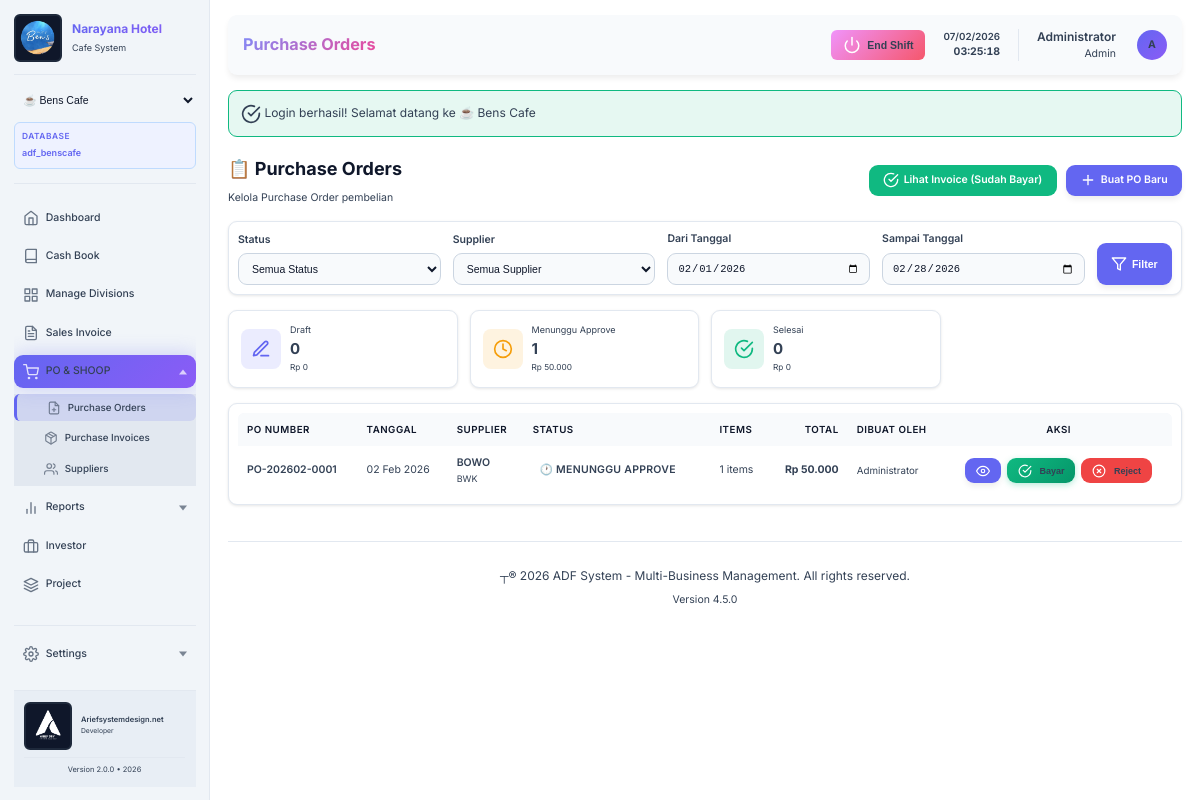
Page /adf_system/modules/procurement/purchase-orders.php (signed in) on the committed database.
### tables this page shows
CREATE TABLE `settings` (
  `id` int(11) NOT NULL AUTO_INCREMENT,
  `setting_key` varchar(100) NOT NULL,
  `setting_value` longtext DEFAULT NULL,
  `setting_type` varchar(50) DEFAULT 'string',
  `description` text DEFAULT NULL,
  `created_at` timestamp NOT NULL DEFAULT current_timestamp(),
  `updated_at` timestamp NOT NULL DEFAULT current_timestamp() ON UPDATE current_timestamp(),
  PRIMARY KEY (`id`),
  UNIQUE KEY `setting_key` (`setting_key`),
  KEY `idx_key` (`setting_key`)
);

CREATE TABLE `purchase_orders_header` (
  `id` int(11) NOT NULL AUTO_INCREMENT,
  `po_number` varchar(50) NOT NULL,
  `supplier_id` int(11) NOT NULL,
  `po_date` date NOT NULL,
  `expected_delivery_date` date DEFAULT NULL,
  `status` enum('draft','submitted','approved','rejected','partially_received','completed','cancelled') DEFAULT 'draft',
  `total_amount` decimal(15,2) NOT NULL DEFAULT 0.00,
  `discount_amount` decimal(15,2) DEFAULT 0.00,
  `tax_amount` decimal(15,2) DEFAULT 0.00,
  `grand_total` decimal(15,2) NOT NULL DEFAULT 0.00,
  `notes` text DEFAULT NULL,
  `approved_by` int(11) DEFAULT NULL,
  `approved_at` timestamp NULL DEFAULT NULL,
  `created_by` int(11) NOT NULL,
  `created_at` timestamp NOT NULL DEFAULT current_timestamp(),
  `updated_at` timestamp NOT NULL DEFAULT current_timestamp() ON UPDATE current_timestamp(),
  PRIMARY KEY (`id`),
  UNIQUE KEY `po_number` (`po_number`),
  KEY `approved_by` (`approved_by`),
  KEY `created_by` (`created_by`),
  KEY `idx_po_date` (`po_date`),
  KEY `idx_status` (`status`),
  KEY `idx_supplier` (`supplier_id`),
  CONSTRAINT `purchase_orders_header_ibfk_1` FOREIGN KEY (`supplier_id`) REFERENCES `suppliers` (`id`),
  CONSTRAINT `purchase_orders_header_ibfk_2` FOREIGN KEY (`approved_by`) REFERENCES `users` (`id`) ON DELETE SET NULL,
  CONSTRAINT `purchase_orders_header_ibfk_3` FOREIGN KEY (`created_by`) REFERENCES `users` (`id`)
);

CREATE TABLE `suppliers` (
  `id` int(11) NOT NULL AUTO_INCREMENT,
  `supplier_code` varchar(50) NOT NULL,
  `supplier_name` varchar(255) NOT NULL,
  `contact_person` varchar(255) DEFAULT NULL,
  `phone` varchar(50) DEFAULT NULL,
  `email` varchar(255) DEFAULT NULL,
  `address` text DEFAULT NULL,
  `tax_number` varchar(100) DEFAULT NULL,
  `payment_terms` enum('cash','net_7','net_14','net_30','net_45','net_60') DEFAULT 'net_30',
  `is_active` tinyint(1) DEFAULT 1,
  `created_by` int(11) NOT NULL,
  `created_at` timestamp NOT NULL DEFAULT current_timestamp(),
  `updated_at` timestamp NOT NULL DEFAULT current_timestamp() ON UPDATE current_timestamp(),
  PRIMARY KEY (`id`),
  UNIQUE KEY `supplier_code` (`supplier_code`),
  KEY `created_by` (`created_by`),
  CONSTRAINT `suppliers_ibfk_1` FOREIGN KEY (`created_by`) REFERENCES `users` (`id`)
);

CREATE TABLE `users` (
  `id` int(11) NOT NULL AUTO_INCREMENT,
  `username` varchar(50) NOT NULL,
  `password` varchar(255) NOT NULL,
  `full_name` varchar(100) NOT NULL,
  `email` varchar(100) DEFAULT NULL,
  `role` enum('admin','manager','cashier','accountant','staff','owner') DEFAULT 'staff',
  `business_access` varchar(255) DEFAULT 'all',
  `phone` varchar(20) DEFAULT NULL,
  `is_active` tinyint(1) DEFAULT 1,
  `created_at` timestamp NOT NULL DEFAULT current_timestamp(),
  `updated_at` timestamp NOT NULL DEFAULT current_timestamp() ON UPDATE current_timestamp(),
  `is_trial` tinyint(1) DEFAULT 0,
  `trial_expires_at` datetime DEFAULT NULL,
  PRIMARY KEY (`id`),
  UNIQUE KEY `username` (`username`),
  KEY `idx_username` (`username`),
  KEY `idx_role` (`role`)
);

### adf_system/modules/procurement/purchase-orders.php (the view, shortened to what the rows shown need)
<?php
require_once '../../config/database.php';
require_once '../../includes/procurement_functions.php';
$pageTitle = 'Purchase Orders';
$date_from = isset($_GET['date_from']) ? $_GET['date_from'] : date('Y-m-01');
$date_to = isset($_GET['date_to']) ? $_GET['date_to'] : date('Y-m-t');
$filters = [];
if ($date_from) $filters['date_from'] = $date_from;
if ($date_to) $filters['date_to'] = $date_to;
$purchase_orders = getPurchaseOrders($filters, 50, 0);
include '../../includes/header.php';
?>
<div style="margin-bottom: 1.25rem;">
    <div style="display: flex; justify-content: space-between; align-items: center;">
        <div>
            <h2 style="font-size: 1.5rem; font-weight: 700; color: var(--text-primary); margin-bottom: 0.5rem;">
                📋 Purchase Orders
            </h2>
        </div>
    </div>
</div>
<div style="display: grid; grid-template-columns: repeat(4, 1fr); gap: 1rem; margin-bottom: 1.25rem;">
    <?php
    $stats = [
        'draft' => ['label' => 'Draft', 'color' => '#6366f1', 'icon' => 'edit-3'],
        'submitted' => ['label' => 'Menunggu Approve', 'color' => '#f59e0b', 'icon' => 'clock'],
        'completed' => ['label' => 'Selesai', 'color' => '#10b981', 'icon' => 'check-circle']
    ];
    foreach ($stats as $stat_status => $stat_data) {
        $count = count(array_filter($purchase_orders, function($po) use ($stat_status) {
            return $po['status'] === $stat_status;
        }));
        $total = array_sum(array_map(function($po) use ($stat_status) {
            return $po['status'] === $stat_status ? ($po['total_amount'] ?? 0) : 0;
        }, $purchase_orders));
    ?>
    <div class="card" style="padding: 1rem;">
        <div style="display: flex; align-items: center; gap: 0.75rem;">
            <div style="width: 40px; height: 40px; border-radius: 8px; background: <?php echo $stat_data['color']; ?>20; display: flex; align-items: center; justify-content: center;">
                <i data-feather="<?php echo $stat_data['icon']; ?>" style="width: 20px; height: 20px; color: <?php echo $stat_data['color']; ?>;"></i>
            </div>
            <div>
                <div style="font-size: 0.75rem; color: var(--text-muted);"><?php echo $stat_data['label']; ?></div>
                <div style="font-size: 1.25rem; font-weight: 700; color: var(--text-primary);"><?php echo $count; ?></div>
                <div style="font-size: 0.688rem; color: var(--text-muted);">Rp <?php echo number_format($total, 0, ',', '.'); ?></div>
            </div>
        </div>
    </div>
    <?php } ?>
</div>
<div class="card">
    <div class="table-responsive">
        <table class="table">
            <thead>
                <tr>
                    <th>PO Number</th>
                    <th>Tanggal</th>
                    <th>Supplier</th>
                    <th>Status</th>
                    <th>Items</th>
                    <th class="text-right">Total</th>
                    <th>Dibuat Oleh</th>
                    <th class="text-center">Aksi</th>
                </tr>
            </thead>
            <tbody>
                <?php if (empty($purchase_orders)): ?>
                    <tr>
                        <td colspan="8" style="text-align: center; padding: 3rem; color: var(--text-muted);">
                            <i data-feather="inbox" style="width: 48px; height: 48px; opacity: 0.3; margin-bottom: 1rem;"></i>
                            <p>Tidak ada purchase order</p>
                        </td>
                    </tr>
                <?php else: ?>
                    <?php foreach ($purchase_orders as $po): ?>
                        <tr>
                            <td style="font-weight: 600; color: var(--primary-color);">
                                <?php echo $po['po_number']; ?>
                            </td>
                            <td><?php echo date('d M Y', strtotime($po['po_date'])); ?></td>
                            <td>
                                <div style="font-weight: 600;"><?php echo $po['supplier_name']; ?></div>
                                <div style="font-size: 0.75rem; color: var(--text-muted);"><?php echo $po['supplier_code']; ?></div>
                            </td>
                            <td>
                                <?php
                                $status_colors = [
                                    'draft' => 'secondary',
                                    'submitted' => 'warning',
                                    'approved' => 'success',
                                    'rejected' => 'danger',
                                    'partially_received' => 'info',
                                    'completed' => 'success',
                                    'cancelled' => 'danger'
                                ];
                                $status_labels = [
                                    'draft' => 'Draft',
                                    'submitted' => '🕐 Menunggu Approve',
                                    'approved' => 'Approved',
                                    'completed' => '✓ Selesai',
                                    'rejected' => 'Rejected',
                                    'cancelled' => 'Cancelled'
                                ];
                                $badge_color = $status_colors[$po['status']] ?? 'secondary';
                                $badge_label = $status_labels[$po['status']] ?? ucfirst($po['status']);
                                ?>
                                <span class="badge badge-<?php echo $badge_color; ?>" style="font-size: 0.875rem;">
                                    <?php echo $badge_label; ?>
                                </span>
                            </td>
                            <td><?php echo $po['items_count']; ?> items</td>
                            <td class="text-right" style="font-weight: 700; color: var(--text-primary);">
                                Rp <?php echo number_format($po['total_amount'] ?? 0, 0, ',', '.'); ?>
                            </td>
                            <td style="font-size: 0.813rem;"><?php echo $po['created_by_name']; ?></td>
                            <td class="text-center">
                                <div style="display: flex; gap: 0.5rem; justify-content: center;">
                                    <a href="view-po.php?id=<?php echo $po['id']; ?>" class="btn btn-sm btn-primary" title="View">
                                        <i data-feather="eye" style="width: 14px; height: 14px;"></i>
                                    </a>
                                    <?php if ($po['status'] === 'draft'): ?>
                                        <form method="POST" action="submit-po.php" style="display: inline;">
                                            <input type="hidden" name="po_id" value="<?php echo $po['id']; ?>">
                                            <button type="submit" class="btn btn-sm btn-success" title="Submit PO" onclick="return confirm('Submit PO ini?')">
                                                <i data-feather="send" style="width: 14px; height: 14px;"></i>
                                            </button>
                                        </form>
                                    <?php elseif ($po['status'] === 'submitted'): ?>
                                        <button type="button" class="btn btn-sm" title="Approve & Bayar" onclick="openApproveDialog(<?php echo $po['id']; ?>, '<?php echo $po['po_number']; ?>', <?php echo $po['total_amount']; ?>)" style="background: linear-gradient(135deg, #10b981 0%, #059669 100%); color: white; font-weight: 600; border: none; box-shadow: 0 2px 6px rgba(16,185,129,0.3);">
                                            <i data-feather="check-circle" style="width: 14px; height: 14px;"></i>
                                            <span style="margin-left: 0.25rem; font-size: 0.75rem;">Bayar</span>
                                        </button>
                                        <button type="button" class="btn btn-sm btn-danger" title="Reject & Hapus PO" onclick="rejectPO(<?php echo $po['id']; ?>, '<?php echo $po['po_number']; ?>')">
                                            <i data-feather="x-circle" style="width: 14px; height: 14px;"></i>
                                            <span style="margin-left: 0.25rem; font-size: 0.75rem;">Reject</span>
                                        </button>
                                    <?php elseif ($po['status'] === 'completed' && !empty($po['attachment_path'])): ?>
                                        <a href="<?php echo BASE_URL . '/' . $po['attachment_path']; ?>" target="_blank" class="btn btn-sm btn-info" title="Lihat Nota">
                                            <i data-feather="file-text" style="width: 14px; height: 14px;"></i>
                                        </a>
                                    <?php endif; ?>
                                </div>
                            </td>
                        </tr>
                    <?php endforeach; ?>
                <?php endif; ?>
            </tbody>
        </table>
    </div>
</div>
<?php include '../../includes/footer.php'; ?>

### adf_system/includes/header.php (shortened to what the rows shown need)
<!DOCTYPE html>
<html lang="<?php echo $_SESSION['user_language'] ?? 'id'; ?>">
<head>
    <link rel="stylesheet" href="<?php echo BASE_URL; ?>/assets/css/style.css?v=<?php echo time(); ?>">
</head>
<?php
$userTheme = 'dark';
if (isset($_SESSION['user_id'])) {
    try {
        require_once __DIR__ . '/../config/database.php';
        $db = Database::getInstance();
        $themeResult = $db->fetchOne(
            "SELECT theme FROM user_preferences WHERE user_id = ? AND branch_id = ? LIMIT 1",
            [$_SESSION['user_id'], ACTIVE_BUSINESS_ID]
        );
        if ($themeResult && !empty($themeResult['theme'])) {
            $userTheme = $themeResult['theme'];
        } else {
            $fallbackTheme = $db->fetchOne(
                "SELECT theme FROM user_preferences WHERE user_id = ? LIMIT 1",
                [$_SESSION['user_id']]
            );
            if ($fallbackTheme && !empty($fallbackTheme['theme'])) {
                $userTheme = $fallbackTheme['theme'];
            }
        }
    } catch (Exception $e) {
        $userTheme = 'dark';
        $themeError = $e->getMessage();
    }
}
?>
<body data-theme="<?php echo htmlspecialchars($userTheme); ?>" data-business="<?php echo ACTIVE_BUSINESS_ID; ?>" data-business-type="<?php echo BUSINESS_TYPE; ?>">
    <div class="main-wrapper">
        <aside class="sidebar">
            <div class="sidebar-header">
                <?php
                $companyNameSetting = $db->fetchOne("SELECT setting_value FROM settings WHERE setting_key = 'company_name'");
                $displayCompanyName = ($companyNameSetting && $companyNameSetting['setting_value'])
                    ? $companyNameSetting['setting_value']
                    : BUSINESS_NAME;
                ?>
                <div style="display: flex; align-items: center; gap: 0.875rem;">
                    <div style="flex: 1;">
                        <h1 class="logo" style="margin: 0; font-size: 1rem;"><?php echo htmlspecialchars($displayCompanyName); ?></h1>
                        <p style="color: var(--text-muted); font-size: 0.75rem; margin: 0; margin-top: 0.25rem;"><?php echo ucfirst(BUSINESS_TYPE); ?> System</p>
                    </div>
                </div>
                        <?php
                        require_once __DIR__ . '/../config/database.php';
                        ?>
            </div>
        </aside>
        <main class="main-content">
            <div class="top-bar">
                <div>
                    <h1 class="page-title"><?php echo $pageTitle ?? 'Dashboard'; ?></h1>
                </div>
            </div>
            <div class="page-content">

### adf_system/includes/footer.php (shortened to what the rows shown need)
           </div>
           <?php
           $footerCopyrightSetting = $db->fetchOne("SELECT setting_value FROM settings WHERE setting_key = 'footer_copyright'");
           $footerCopyright = $footerCopyrightSetting['setting_value'] ?? ('© ' . APP_YEAR . ' ' . APP_NAME . '. All rights reserved.');
           $footerVersionSetting = $db->fetchOne("SELECT setting_value FROM settings WHERE setting_key = 'footer_version'");
           $footerVersion = $footerVersionSetting['setting_value'] ?? ('Version ' . APP_VERSION);
           ?>
           <footer style="margin-top: 3rem; padding: 2rem 0; border-top: 1px solid var(--bg-tertiary); text-align: center; color: var(--text-muted);">
               <p><?php echo htmlspecialchars($footerCopyright); ?></p>
               <p style="font-size: 0.875rem; margin-top: 0.5rem;"><?php echo htmlspecialchars($footerVersion); ?></p>
           </footer>
       </main>
   </div>
</body>
</html>

### rows in the picture
settings: setting_value "Narayana Hotel"
purchase_orders_header: status "0", status "1", total "50.000", po_number "PO-202602-0001", po_date "02 Feb 2026", supplier.supplier_name "BOWO", supplier.supplier_code "BWK", status "🕐 MENUNGGU APPROVE", items_count "1", total_amount "50.000", created_by.full_name "Administrator"
settings: setting_value "┬® 2026 ADF System - Multi-Business Management. All rights reserved."
settings: setting_value "Version 4.5.0"

### other values in the picture
BUSINESS_TYPE "Cafe"
$currentDb "adf_benscafe"
__('dashboard.title') "Dashboard"
__('cashbook.title') "Cash Book"
__('settings.divisions') "Manage Divisions"
__('settings.title') "Settings"
DEVELOPER_NAME "Ariefsystemdesign.net"
APP_VERSION "2.0.0"
APP_YEAR "2026"
$pageTitle "Purchase Orders"
$_SESSION['full_name'] "Administrator"
$_SESSION['role'] "Admin"
substr($_SESSION['full_name'] ?? 'U', 0, 1) "A"
$success "Login berhasil! Selamat datang ke ☕ Bens Cafe"
$stat_data['label'] "Draft"
